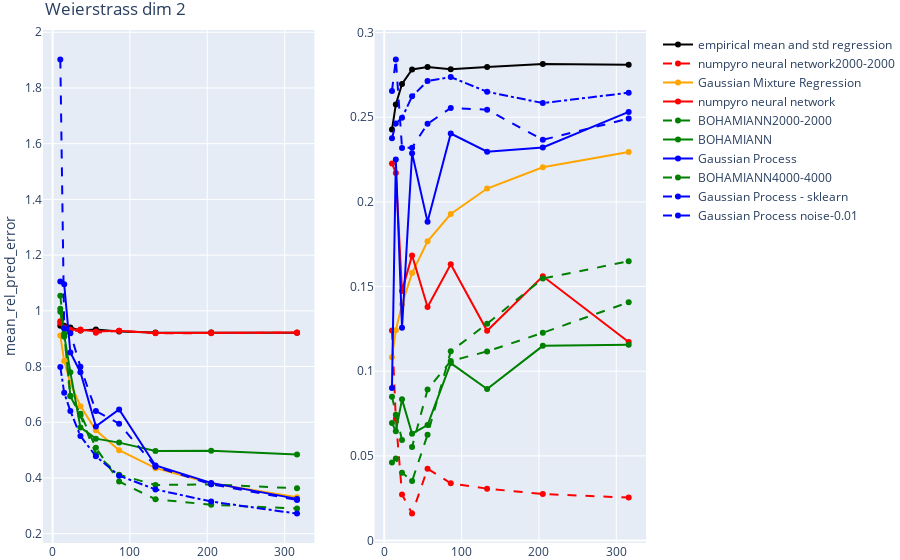

This figure's notebook cell:
### Code cell
analysis_regression_performance_plotly("Weierstrass_dim_2",type = "mean_rel_pred_error",  means = True)

### Figure 1 — Plotly figure (JSON) as saved in the notebook; plotly's stock layout.template omitted (floating-point values rounded to 4 significant figures)
{"data": [{"line": {"color": "black", "dash": "solid", "width": 2}, "mode": "lines+markers", "name": "empirical mean and std regression", "showlegend": true, "type": "scatter", "x": [10, 15, 23, 36, 56, 86, 133, 205, 316], "xaxis": "x", "y": [0.9467, 0.9462, 0.94, 0.9294, 0.9329, 0.9257, 0.9219, 0.9219, 0.9212], "yaxis": "y"}, {"line": {"color": "red", "dash": "dash", "width": 2}, "mode": "lines+markers", "name": "numpyro neural network2000-2000", "showlegend": true, "type": "scatter", "x": [10, 15, 23, 36, 56, 86, 133, 205, 316], "xaxis": "x", "y": [0.9562, 0.9368, 0.9283, 0.929, 0.9212, 0.9281, 0.9192, 0.9198, 0.9214], "yaxis": "y"}, {"line": {"color": "orange", "dash": "solid", "width": 2}, "mode": "lines+markers", "name": "Gaussian Mixture Regression", "showlegend": true, "type": "scatter", "x": [10, 15, 23, 36, 56, 86, 133, 205, 316], "xaxis": "x", "y": [0.9118, 0.8196, 0.7407, 0.6578, 0.5711, 0.4998, 0.4351, 0.3809, 0.3308], "yaxis": "y"}, {"line": {"color": "red", "dash": "solid", "width": 2}, "mode": "lines+markers", "name": "numpyro neural network", "showlegend": true, "type": "scatter", "x": [10, 15, 23, 36, 56, 86, 133, 205, 316], "xaxis": "x", "y": [0.9623, 0.9401, 0.9324, 0.9328, 0.926, 0.9283, 0.9206, 0.9218, 0.9218], "yaxis": "y"}, {"line": {"color": "green", "dash": "dash", "width": 2}, "mode": "lines+markers", "name": "BOHAMIANN2000-2000", "showlegend": true, "type": "scatter", "x": [10, 15, 23, 36, 56, 86, 133, 205, 316], "xaxis": "x", "y": [1.008, 0.9187, 0.6929, 0.6238, 0.4851, 0.4118, 0.3746, 0.3771, 0.3626], "yaxis": "y"}, {"line": {"color": "green", "dash": "solid", "width": 2}, "mode": "lines+markers", "name": "BOHAMIANN", "showlegend": true, "type": "scatter", "x": [10, 15, 23, 36, 56, 86, 133, 205, 316], "xaxis": "x", "y": [0.9963, 0.9088, 0.7791, 0.5814, 0.5411, 0.5269, 0.4968, 0.4979, 0.4843], "yaxis": "y"}, {"line": {"color": "blue", "dash": "solid", "width": 2}, "mode": "lines+markers", "name": "Gaussian Process", "showlegend": true, "type": "scatter", "x": [10, 15, 23, 36, 56, 86, 133, 205, 316], "xaxis": "x", "y": [1.106, 1.095, 0.8503, 0.7797, 0.5851, 0.6462, 0.4449, 0.3823, 0.3249], "yaxis": "y"}, {"line": {"color": "green", "dash": "dash", "width": 2}, "mode": "lines+markers", "name": "BOHAMIANN4000-4000", "showlegend": true, "type": "scatter", "x": [10, 15, 23, 36, 56, 86, 133, 205, 316], "xaxis": "x", "y": [1.054, 0.9076, 0.6949, 0.6308, 0.5085, 0.3872, 0.3235, 0.3036, 0.2902], "yaxis": "y"}, {"line": {"color": "blue", "dash": "dashdot", "width": 2}, "mode": "lines+markers", "name": "Gaussian Process - sklearn", "showlegend": true, "type": "scatter", "x": [10, 15, 23, 36, 56, 86, 133, 205, 316], "xaxis": "x", "y": [0.7987, 0.7055, 0.6406, 0.5507, 0.4778, 0.4081, 0.3589, 0.3153, 0.272], "yaxis": "y"}, {"line": {"color": "blue", "dash": "dash", "width": 2}, "mode": "lines+markers", "name": "Gaussian Process noise-0.01", "showlegend": true, "type": "scatter", "x": [10, 15, 23, 36, 56, 86, 133, 205, 316], "xaxis": "x", "y": [1.903, 0.9373, 0.9199, 0.7992, 0.6401, 0.5948, 0.4404, 0.3775, 0.3212], "yaxis": "y"}, {"line": {"color": "black", "dash": "solid", "width": 2}, "mode": "lines+markers", "name": "empirical mean and std regression", "showlegend": false, "type": "scatter", "x": [10, 15, 23, 36, 56, 86, 133, 205, 316], "xaxis": "x2", "y": [0.2427, 0.2576, 0.2697, 0.2782, 0.2796, 0.2784, 0.2797, 0.2815, 0.281], "yaxis": "y2"}, {"line": {"color": "red", "dash": "dash", "width": 2}, "mode": "lines+markers", "name": "numpyro neural network2000-2000", "showlegend": false, "type": "scatter", "x": [10, 15, 23, 36, 56, 86, 133, 205, 316], "xaxis": "x2", "y": [0.124, 0.07192, 0.02727, 0.01593, 0.04241, 0.03384, 0.03064, 0.02748, 0.02537], "yaxis": "y2"}, {"line": {"color": "orange", "dash": "solid", "width": 2}, "mode": "lines+markers", "name": "Gaussian Mixture Regression", "showlegend": false, "type": "scatter", "x": [10, 15, 23, 36, 56, 86, 133, 205, 316], "xaxis": "x2", "y": [0.1082, 0.1242, 0.1395, 0.158, 0.1768, 0.1928, 0.2079, 0.2205, 0.2294], "yaxis": "y2"}, {"line": {"color": "red", "dash": "solid", "width": 2}, "mode": "lines+markers", "name": "numpyro neural network", "showlegend": false, "type": "scatter", "x": [10, 15, 23, 36, 56, 86, 133, 205, 316], "xaxis": "x2", "y": [0.2227, 0.2171, 0.1475, 0.1684, 0.1379, 0.1632, 0.1239, 0.1561, 0.1172], "yaxis": "y2"}, {"line": {"color": "green", "dash": "dash", "width": 2}, "mode": "lines+markers", "name": "BOHAMIANN2000-2000", "showlegend": false, "type": "scatter", "x": [10, 15, 23, 36, 56, 86, 133, 205, 316], "xaxis": "x2", "y": [0.085, 0.07434, 0.05933, 0.05532, 0.08915, 0.106, 0.1117, 0.1227, 0.1407], "yaxis": "y2"}, {"line": {"color": "green", "dash": "solid", "width": 2}, "mode": "lines+markers", "name": "BOHAMIANN", "showlegend": false, "type": "scatter", "x": [10, 15, 23, 36, 56, 86, 133, 205, 316], "xaxis": "x2", "y": [0.06947, 0.06458, 0.08339, 0.06311, 0.06822, 0.1048, 0.0895, 0.115, 0.1157], "yaxis": "y2"}, {"line": {"color": "blue", "dash": "solid", "width": 2}, "mode": "lines+markers", "name": "Gaussian Process", "showlegend": false, "type": "scatter", "x": [10, 15, 23, 36, 56, 86, 133, 205, 316], "xaxis": "x2", "y": [0.09013, 0.225, 0.1257, 0.2287, 0.1882, 0.2404, 0.2296, 0.2321, 0.2531], "yaxis": "y2"}, {"line": {"color": "green", "dash": "dash", "width": 2}, "mode": "lines+markers", "name": "BOHAMIANN4000-4000", "showlegend": false, "type": "scatter", "x": [10, 15, 23, 36, 56, 86, 133, 205, 316], "xaxis": "x2", "y": [0.04611, 0.04841, 0.04008, 0.03517, 0.0625, 0.1117, 0.128, 0.1547, 0.1649], "yaxis": "y2"}, {"line": {"color": "blue", "dash": "dashdot", "width": 2}, "mode": "lines+markers", "name": "Gaussian Process - sklearn", "showlegend": false, "type": "scatter", "x": [10, 15, 23, 36, 56, 86, 133, 205, 316], "xaxis": "x2", "y": [0.2376, 0.2463, 0.2496, 0.2623, 0.2713, 0.2737, 0.265, 0.2583, 0.2645], "yaxis": "y2"}, {"line": {"color": "blue", "dash": "dash", "width": 2}, "mode": "lines+markers", "name": "Gaussian Process noise-0.01", "showlegend": false, "type": "scatter", "x": [10, 15, 23, 36, 56, 86, 133, 205, 316], "xaxis": "x2", "y": [0.2655, 0.2841, 0.2319, 0.232, 0.2461, 0.2554, 0.2545, 0.2366, 0.2492], "yaxis": "y2"}], "layout": {"margin": {"b": 0, "l": 0, "r": 0, "t": 30}, "title": {"text": "Weierstrass dim 2"}, "xaxis": {"anchor": "y", "domain": [0, 0.45]}, "xaxis2": {"anchor": "y2", "domain": [0.55, 1]}, "yaxis": {"anchor": "x", "domain": [0, 1], "title": {"text": "mean_rel_pred_error"}}, "yaxis2": {"anchor": "x2", "domain": [0, 1]}}}
